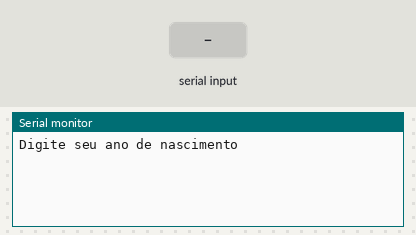
Bench run of a sketch on a simulated Arduino Uno, built with avr-gcc and run on an emulated ATmega328P. On the bench: the last lines printed to the serial monitor. Inputs (shaded band) come from the test bench.

Above: at 1.2 s.
1.3 s: "90,45\n" received over Serial
At 2.5 s:
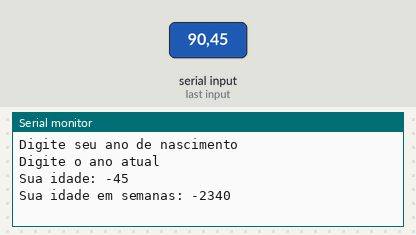
2.8 s: "30,150\n" received over Serial
At 5.9 s:
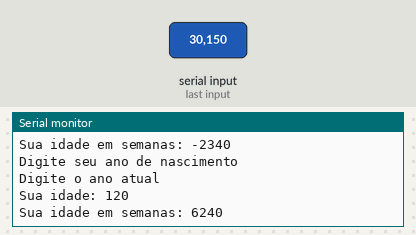

The sketch:

ex_021.ino
```cpp
//C++ code
//Variáveis
long adn = 0;  //adn Ano De Nascimento
int anoatual = 0;

void setup ()
{
  Serial.begin(9600);
}

void loop()
{

  Serial.println("Digite seu ano de nascimento");
  while( ! Serial.available() );
  adn = Serial.parseInt();

  Serial.println("Digite o ano atual");
  while( ! Serial.available() );
  anoatual = Serial.parseInt();

  long idadeano = anoatual - adn;
  long idadesemana = idadeano * 52;

    Serial.println("Sua idade: " + String (idadeano));
    Serial.println("Sua idade em semanas: " + String (idadesemana));

  delay(4000);

}
```

Measured:
- after the input at 1.3 s, the serial monitor: prints a new line at once (image 1)
- after the input at 2.8 s, the serial monitor: prints a new line after 2.6 s (image 2)
